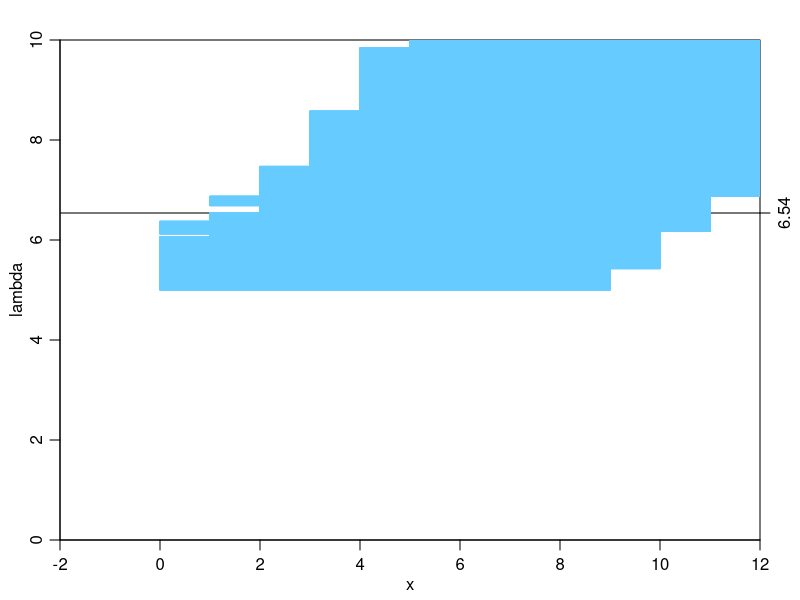

This figure's R source:
quartz(type="png", file="fc5.png", width=7, height=7, bg="white", family="HiraKakuProN-W3")
par(mgp=c(1.7,0.7,0)) # title and axis margins. default: c(3,1,0)
par(mar=c(3,3,2,2)) # bottom, left, top, right margins. default: c(5,4,4,2)+0.1
plot(NULL, xlim=c(0,10), ylim=c(0,10), xlab="x", ylab="lambda", xaxs="i", yaxs="i", asp=1)
abline(h=6.54)
for (lambda in seq(5,6.5,0.001)) {
    r = dpois(0:100, lambda) / dpois(0:100, c(5,5,5,5,5,5:100))
    o = order(r, decreasing=TRUE)
    t = sort(dpois(0:100, lambda), decreasing=TRUE)
    s = cumsum(dpois(0:100, lambda)[o])
    m = r[o[sum(s < 0.95) + 1]]
    x = range((0:100)[r >= m])
    segments(x[1], lambda, x[2], lambda, col="#66ccff")
}
for (lambda in seq(6.5,6.6,0.000001)) {
    r = dpois(0:100, lambda) / dpois(0:100, c(5,5,5,5,5,5:100))
    o = order(r, decreasing=TRUE)
    t = sort(dpois(0:100, lambda), decreasing=TRUE)
    s = cumsum(dpois(0:100, lambda)[o])
    m = r[o[sum(s < 0.95) + 1]]
    x = range((0:100)[r >= m])
    segments(x[1], lambda, x[2], lambda, col="#66ccff")
}
for (lambda in seq(6.6,10,0.001)) {
    r = dpois(0:100, lambda) / dpois(0:100, c(5,5,5,5,5,5:100))
    o = order(r, decreasing=TRUE)
    t = sort(dpois(0:100, lambda), decreasing=TRUE)
    s = cumsum(dpois(0:100, lambda)[o])
    m = r[o[sum(s < 0.95) + 1]]
    x = range((0:100)[r >= m])
    segments(x[1], lambda, x[2], lambda, col="#66ccff")
}
## abline(v=5)
## abline(h=3)
## abline(h=11.26)
axis(4, 6.54, labels=6.54)
dev.off()
